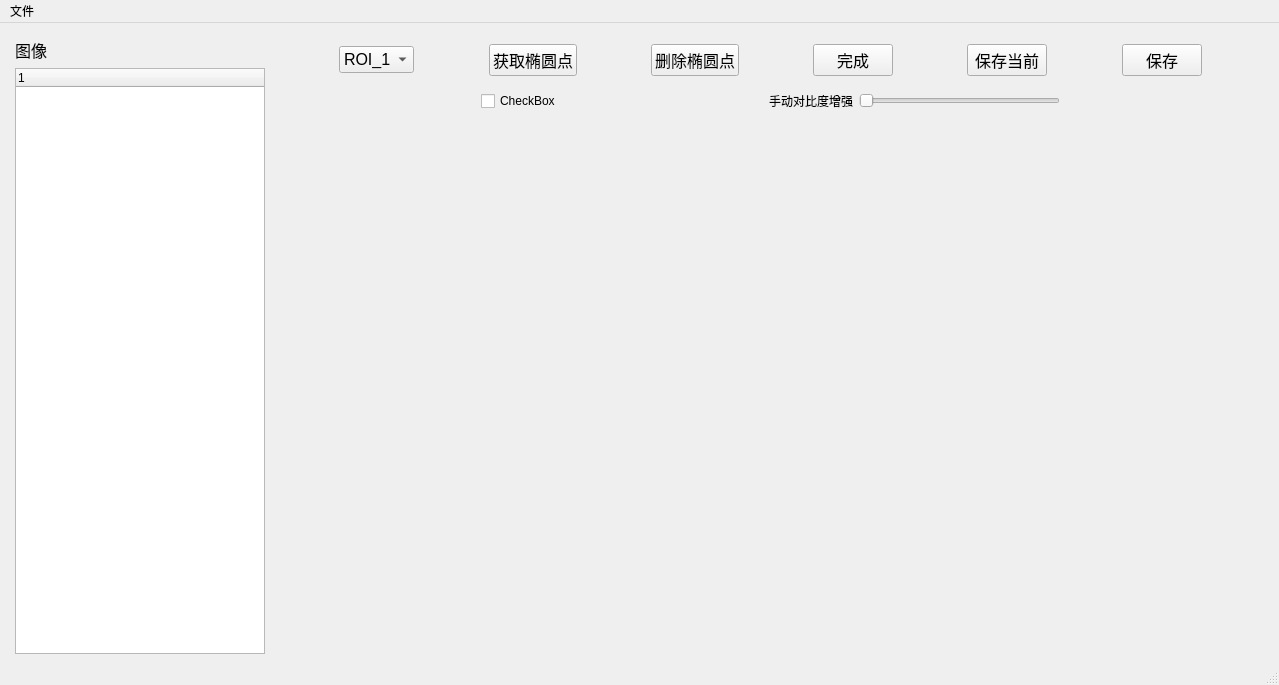
<?xml version="1.0" encoding="UTF-8"?>
<ui version="4.0">
 <class>MainWindow</class>
 <widget class="QMainWindow" name="MainWindow">
  <property name="geometry">
   <rect>
    <x>0</x>
    <y>0</y>
    <width>1279</width>
    <height>685</height>
   </rect>
  </property>
  <property name="windowTitle">
   <string>MainWindow</string>
  </property>
  <widget class="QWidget" name="centralwidget">
   <layout class="QHBoxLayout" name="horizontalLayout_3" stretch="1,4">
    <property name="leftMargin">
     <number>15</number>
    </property>
    <property name="topMargin">
     <number>15</number>
    </property>
    <item>
     <layout class="QVBoxLayout" name="verticalLayout_2" stretch="0,0">
      <item>
       <widget class="QLabel" name="label_3">
        <property name="font">
         <font>
          <pointsize>12</pointsize>
         </font>
        </property>
        <property name="text">
         <string>图像</string>
        </property>
       </widget>
      </item>
      <item>
       <widget class="QTreeWidget" name="m_imgTreeWidget">
        <column>
         <property name="text">
          <string notr="true">1</string>
         </property>
        </column>
       </widget>
      </item>
     </layout>
    </item>
    <item>
     <layout class="QVBoxLayout" name="verticalLayout" stretch="0,0,0,1">
      <item>
       <layout class="QHBoxLayout" name="horizontalLayout_2">
        <property name="topMargin">
         <number>6</number>
        </property>
        <item>
         <spacer name="horizontalSpacer_3">
          <property name="orientation">
           <enum>Qt::Horizontal</enum>
          </property>
          <property name="sizeHint" stdset="0">
           <size>
            <width>40</width>
            <height>20</height>
           </size>
          </property>
         </spacer>
        </item>
        <item>
         <widget class="QComboBox" name="m_roiIndexCBox">
          <property name="font">
           <font>
            <pointsize>12</pointsize>
           </font>
          </property>
          <item>
           <property name="text">
            <string>ROI_1</string>
           </property>
          </item>
          <item>
           <property name="text">
            <string>ROI_2</string>
           </property>
          </item>
          <item>
           <property name="text">
            <string>ROI_3</string>
           </property>
          </item>
          <item>
           <property name="text">
            <string>ROI_4</string>
           </property>
          </item>
         </widget>
        </item>
        <item>
         <spacer name="horizontalSpacer_4">
          <property name="orientation">
           <enum>Qt::Horizontal</enum>
          </property>
          <property name="sizeHint" stdset="0">
           <size>
            <width>40</width>
            <height>20</height>
           </size>
          </property>
         </spacer>
        </item>
        <item>
         <widget class="QPushButton" name="m_getGridCornersBtn">
          <property name="font">
           <font>
            <pointsize>12</pointsize>
           </font>
          </property>
          <property name="text">
           <string>获取椭圆点</string>
          </property>
         </widget>
        </item>
        <item>
         <spacer name="horizontalSpacer_5">
          <property name="orientation">
           <enum>Qt::Horizontal</enum>
          </property>
          <property name="sizeHint" stdset="0">
           <size>
            <width>40</width>
            <height>20</height>
           </size>
          </property>
         </spacer>
        </item>
        <item>
         <widget class="QPushButton" name="m_deleteGridCornersBtn">
          <property name="font">
           <font>
            <pointsize>12</pointsize>
           </font>
          </property>
          <property name="text">
           <string>删除椭圆点</string>
          </property>
         </widget>
        </item>
        <item>
         <spacer name="horizontalSpacer_7">
          <property name="orientation">
           <enum>Qt::Horizontal</enum>
          </property>
          <property name="sizeHint" stdset="0">
           <size>
            <width>40</width>
            <height>20</height>
           </size>
          </property>
         </spacer>
        </item>
        <item>
         <widget class="QPushButton" name="m_finishGridCornersBtn">
          <property name="font">
           <font>
            <pointsize>12</pointsize>
           </font>
          </property>
          <property name="text">
           <string>完成</string>
          </property>
         </widget>
        </item>
        <item>
         <spacer name="horizontalSpacer_6">
          <property name="orientation">
           <enum>Qt::Horizontal</enum>
          </property>
          <property name="sizeHint" stdset="0">
           <size>
            <width>40</width>
            <height>20</height>
           </size>
          </property>
         </spacer>
        </item>
        <item>
         <widget class="QPushButton" name="m_saveCurrentImgBtn">
          <property name="font">
           <font>
            <pointsize>12</pointsize>
           </font>
          </property>
          <property name="text">
           <string>保存当前</string>
          </property>
         </widget>
        </item>
        <item>
         <spacer name="horizontalSpacer_11">
          <property name="orientation">
           <enum>Qt::Horizontal</enum>
          </property>
          <property name="sizeHint" stdset="0">
           <size>
            <width>40</width>
            <height>20</height>
           </size>
          </property>
         </spacer>
        </item>
        <item>
         <widget class="QPushButton" name="m_saveImgBtn">
          <property name="font">
           <font>
            <pointsize>12</pointsize>
           </font>
          </property>
          <property name="text">
           <string>保存</string>
          </property>
         </widget>
        </item>
        <item>
         <spacer name="horizontalSpacer_2">
          <property name="orientation">
           <enum>Qt::Horizontal</enum>
          </property>
          <property name="sizeHint" stdset="0">
           <size>
            <width>40</width>
            <height>20</height>
           </size>
          </property>
         </spacer>
        </item>
       </layout>
      </item>
      <item>
       <widget class="QWidget" name="widget" native="true">
        <layout class="QHBoxLayout" name="horizontalLayout_4">
         <item>
          <spacer name="horizontalSpacer_8">
           <property name="orientation">
            <enum>Qt::Horizontal</enum>
           </property>
           <property name="sizeHint" stdset="0">
            <size>
             <width>40</width>
             <height>20</height>
            </size>
           </property>
          </spacer>
         </item>
         <item>
          <widget class="QCheckBox" name="m_autoContrastCheck">
           <property name="text">
            <string>CheckBox</string>
           </property>
          </widget>
         </item>
         <item>
          <spacer name="horizontalSpacer_9">
           <property name="orientation">
            <enum>Qt::Horizontal</enum>
           </property>
           <property name="sizeHint" stdset="0">
            <size>
             <width>40</width>
             <height>20</height>
            </size>
           </property>
          </spacer>
         </item>
         <item>
          <widget class="QLabel" name="label">
           <property name="text">
            <string>手动对比度增强</string>
           </property>
          </widget>
         </item>
         <item>
          <widget class="QSlider" name="m_contrastAlphaHSlider">
           <property name="minimum">
            <number>10</number>
           </property>
           <property name="maximum">
            <number>30</number>
           </property>
           <property name="orientation">
            <enum>Qt::Horizontal</enum>
           </property>
          </widget>
         </item>
         <item>
          <spacer name="horizontalSpacer_10">
           <property name="orientation">
            <enum>Qt::Horizontal</enum>
           </property>
           <property name="sizeHint" stdset="0">
            <size>
             <width>40</width>
             <height>20</height>
            </size>
           </property>
          </spacer>
         </item>
        </layout>
       </widget>
      </item>
      <item>
       <spacer name="verticalSpacer">
        <property name="orientation">
         <enum>Qt::Vertical</enum>
        </property>
        <property name="sizeType">
         <enum>QSizePolicy::Fixed</enum>
        </property>
        <property name="sizeHint" stdset="0">
         <size>
          <width>20</width>
          <height>18</height>
         </size>
        </property>
       </spacer>
      </item>
      <item>
       <layout class="QHBoxLayout" name="horizontalLayout" stretch="1,0,1">
        <item>
         <widget class="QLabel" name="m_srcImgLabel">
          <property name="text">
           <string/>
          </property>
         </widget>
        </item>
        <item>
         <spacer name="horizontalSpacer">
          <property name="orientation">
           <enum>Qt::Horizontal</enum>
          </property>
          <property name="sizeType">
           <enum>QSizePolicy::Fixed</enum>
          </property>
          <property name="sizeHint" stdset="0">
           <size>
            <width>40</width>
            <height>20</height>
           </size>
          </property>
         </spacer>
        </item>
        <item>
         <widget class="QLabel" name="m_dstImgLabel">
          <property name="text">
           <string/>
          </property>
         </widget>
        </item>
       </layout>
      </item>
     </layout>
    </item>
   </layout>
  </widget>
  <widget class="QMenuBar" name="menubar">
   <property name="geometry">
    <rect>
     <x>0</x>
     <y>0</y>
     <width>1279</width>
     <height>21</height>
    </rect>
   </property>
   <widget class="QMenu" name="menu">
    <property name="tearOffEnabled">
     <bool>false</bool>
    </property>
    <property name="title">
     <string>文件</string>
    </property>
    <addaction name="m_openFolderAction"/>
   </widget>
   <addaction name="menu"/>
  </widget>
  <widget class="QStatusBar" name="statusbar"/>
  <action name="m_openFolderAction">
   <property name="icon">
    <iconset theme="folder-open">
     <normaloff>C:/Users/Administrator/.designer/backup</normaloff>C:/Users/Administrator/.designer/backup</iconset>
   </property>
   <property name="text">
    <string>打开</string>
   </property>
   <property name="font">
    <font>
     <pointsize>12</pointsize>
    </font>
   </property>
  </action>
 </widget>
 <resources/>
 <connections/>
</ui>
